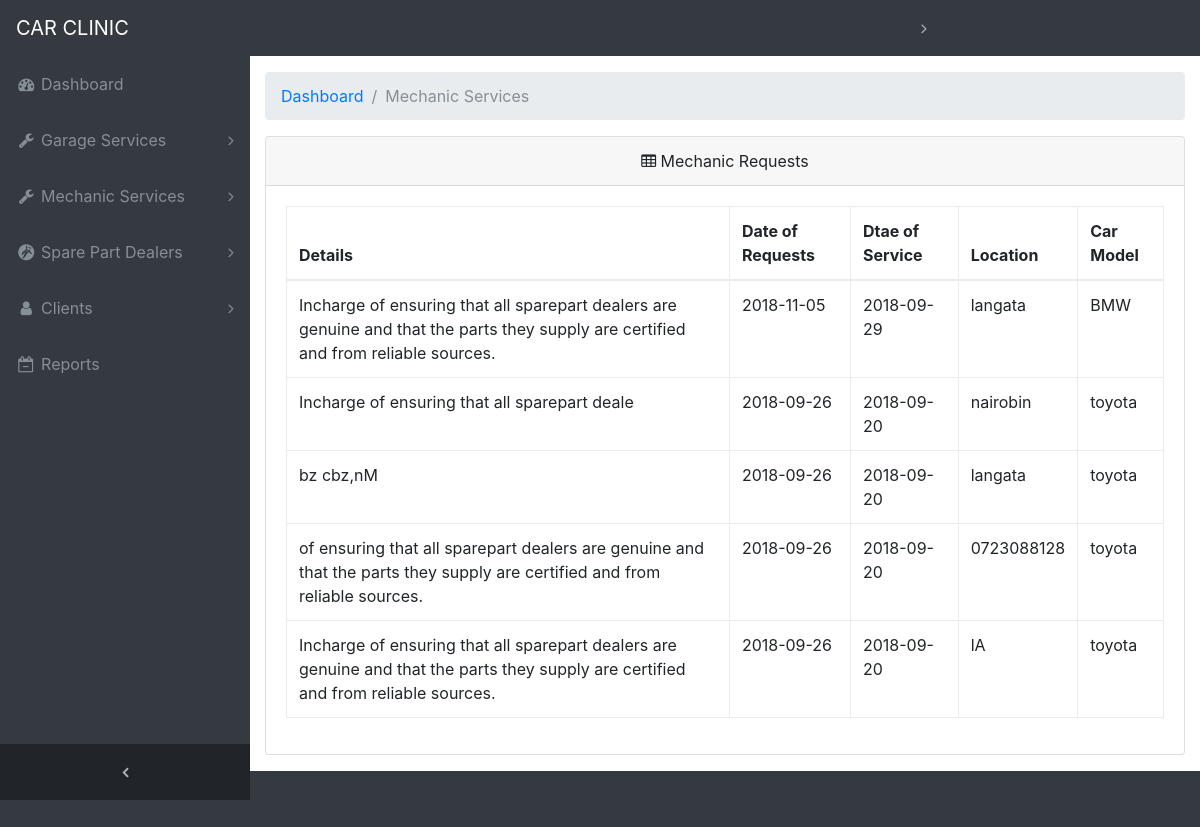
/admin/Admin_MRV.php, run on the app's committed database.
### tables this page shows
CREATE TABLE `mechanicrequest` (
  `idmechanicrequest` int(11) NOT NULL,
  `idcarowner` int(11) NOT NULL,
  `details` varchar(455) NOT NULL,
  `dateofrequest` date NOT NULL,
  `dateofservice` date NOT NULL,
  `location` varchar(45) NOT NULL,
  `carmodel` varchar(45) NOT NULL
);

### resources/functions.php (called while the page is built, shortened)
<?php
function query($sql) {
global $connection;
return mysqli_query($connection, $sql);
}
function fetch_array($result){
return mysqli_fetch_array($result);
}
?>

### public/admin/Admin_MRV.php (the view, shortened to what this page needs)
<?php
include "includes/header.php";
?>
<link rel="stylesheet" href="css/datepicker.css" />
<div class="content-wrapper">
    <div class="container-fluid">
        <ol class="breadcrumb">
            <li class="breadcrumb-item">
                <a href="index.php">Dashboard</a>
            </li>
            <li class="breadcrumb-item active">Mechanic Services</li>
        </ol>
        <div class="card mb-3">
            <div class="card-header text-center">
                <i class="fa fa-table"></i>  Mechanic Requests</div>
            <div class="card-body">
                <div class="table-responsive">
                    <table class="table table-bordered" id="" width="100%" cellspacing="0">
                        <thead>
                            <tr>
                                <th>Details</th>
                                <th>Date of Requests</th>
                                 <th>Dtae of Service</th>
                                <th>Location</th>
                                 <th>Car Model</th>
                            </tr>
                        </thead>
                        <tbody>
                                <?php
                     $services=query("SELECT*FROM mechanicrequest");
while($row=fetch_array($services))
{
    $emp_details=$row['details'];
     $emp_dateofrequest=$row['dateofrequest'];
      $emp_dateofservice=$row['dateofservice'];
      $emp_location=$row['location'];
      $emp_carmodel=$row['carmodel'];
                            echo " <tr>
                                  <td>{$emp_details}</td>
                                  <td>{$emp_dateofrequest}</td>
                                  <td>{$emp_dateofservice}</td>
                                  <td>{$emp_location}</td>
                                  <td>{$emp_carmodel}</td>
                            </tr>
                            ";
}
                    ?>
                        </tbody>
                    </table>
                </div>
            </div>
        </div>
    </div>
</div>
</html>

### public/admin/css/sb-admin.css (style rules this page uses)
html { position: relative; min-height: 100%; }
body { overflow-x: hidden; }
body.sticky-footer { margin-bottom: 56px; }
body.sticky-footer .content-wrapper { min-height: calc(100vh - 56px - 56px); }
body.fixed-nav { padding-top: 56px; }
.content-wrapper { min-height: calc(100vh - 56px); padding-top: 1rem; }
.content-wrapper { overflow-x: hidden; background: white; }
@media (min-width: 992px) { .content-wrapper { margin-left: 250px; } }

### data on the page
mechanicrequest: details "Incharge of ensuring that all sparepart dealers are genuine and that the parts they supply are certified and from reliable sources.", dateofrequest "2018-11-05", dateofservice "2018-09-29", location "langata", carmodel "BMW"
mechanicrequest: details "Incharge of ensuring that all sparepart deale", dateofrequest "2018-09-26", dateofservice "2018-09-20", location "nairobin", carmodel "toyota"
mechanicrequest: details "bz cbz,nM", dateofrequest "2018-09-26", dateofservice "2018-09-20", location "langata", carmodel "toyota"
mechanicrequest: details "of ensuring that all sparepart dealers are genuine and that the parts they supply are certified and from reliable sources.", dateofrequest "2018-09-26", dateofservice "2018-09-20", location "0723088128", carmodel "toyota"
mechanicrequest: details "Incharge of ensuring that all sparepart dealers are genuine and that the parts they supply are certified and from reliable sources.", dateofrequest "2018-09-26", dateofservice "2018-09-20", location "lA", carmodel "toyota"
